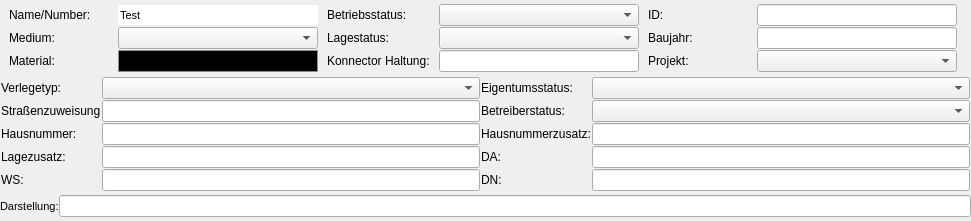
      <widget class="QWidget" name="layoutWidget">
       <property name="geometry">
        <rect>
         <x>0</x>
         <y>0</y>
         <width>971</width>
         <height>221</height>
        </rect>
       </property>
       <layout class="QVBoxLayout" name="verticalLayout">
        <property name="spacing">
         <number>0</number>
        </property>
        <property name="sizeConstraint">
         <enum>QLayout::SizeConstraint::SetDefaultConstraint</enum>
        </property>
        <property name="leftMargin">
         <number>0</number>
        </property>
        <property name="topMargin">
         <number>0</number>
        </property>
        <property name="rightMargin">
         <number>0</number>
        </property>
        <property name="bottomMargin">
         <number>0</number>
        </property>
        <item>
         <layout class="QGridLayout" name="gridLayout">
          <property name="leftMargin">
           <number>1</number>
          </property>
          <property name="topMargin">
           <number>1</number>
          </property>
          <property name="rightMargin">
           <number>1</number>
          </property>
          <property name="bottomMargin">
           <number>1</number>
          </property>
          <property name="spacing">
           <number>1</number>
          </property>
          <item row="1" column="1">
           <widget class="QComboBox" name="id_st_vw_medium"/>
          </item>
          <item row="1" column="0">
           <widget class="QLabel" name="label_4">
            <property name="text">
             <string>Medium:</string>
            </property>
           </widget>
          </item>
          <item row="1" column="5">
           <widget class="QLineEdit" name="baujahr">
            <property name="maximumSize">
             <size>
              <width>200</width>
              <height>16777215</height>
             </size>
            </property>
           </widget>
          </item>
          <item row="2" column="4">
           <widget class="QLabel" name="label_9">
            <property name="text">
             <string>Projekt:</string>
            </property>
           </widget>
          </item>
          <item row="2" column="1">
           <widget class="QComboBox" name="id_st_vw_material">
            <property name="styleSheet">
             <string notr="true">QComboBox {
    background: black;
    color: black;
    border: 1px solid #8f8f8f;
    padding: 2px;
}

QComboBox:hover {
    background: black;
    color: black;
}

QComboBox:focus {
    background: black;
    color: black;
    border: 1px solid #3a7bd5;
}

/* Popup list */
QComboBox QAbstractItemView {
    background: black;
    color: black;
}
</string>
            </property>
           </widget>
          </item>
          <item row="1" column="4">
           <widget class="QLabel" name="label_8">
            <property name="text">
             <string>Baujahr:</string>
            </property>
           </widget>
          </item>
          <item row="0" column="4">
           <widget class="QLabel" name="label_3">
            <property name="minimumSize">
             <size>
              <width>100</width>
              <height>0</height>
             </size>
            </property>
            <property name="maximumSize">
             <size>
              <width>100</width>
              <height>16777215</height>
             </size>
            </property>
            <property name="text">
             <string>ID:</string>
            </property>
           </widget>
          </item>
          <item row="1" column="3">
           <widget class="QComboBox" name="id_st_vw_lagestatus">
            <property name="maximumSize">
             <size>
              <width>200</width>
              <height>16777215</height>
             </size>
            </property>
           </widget>
          </item>
          <item row="2" column="5">
           <widget class="QComboBox" name="id_st_vw_projekt">
            <property name="maximumSize">
             <size>
              <width>200</width>
              <height>16777215</height>
             </size>
            </property>
           </widget>
          </item>
          <item row="0" column="5">
           <widget class="QLineEdit" name="id">
            <property name="minimumSize">
             <size>
              <width>200</width>
              <height>0</height>
             </size>
            </property>
            <property name="maximumSize">
             <size>
              <width>200</width>
              <height>16777215</height>
             </size>
            </property>
            <property name="font">
             <font>
              <pointsize>7</pointsize>
             </font>
            </property>
           </widget>
          </item>
          <item row="0" column="1">
           <widget class="QLineEdit" name="name_number">
            <property name="enabled">
             <bool>true</bool>
            </property>
            <property name="minimumSize">
             <size>
              <width>200</width>
              <height>0</height>
             </size>
            </property>
            <property name="maximumSize">
             <size>
              <width>200</width>
              <height>16777215</height>
             </size>
            </property>
            <property name="font">
             <font>
              <pointsize>8</pointsize>
              <bold>false</bold>
             </font>
            </property>
            <property name="text">
             <string>Test</string>
            </property>
            <property name="frame">
             <bool>false</bool>
            </property>
            <property name="clearButtonEnabled">
             <bool>false</bool>
            </property>
           </widget>
          </item>
          <item row="0" column="2">
           <widget class="QLabel" name="label_2">
            <property name="minimumSize">
             <size>
              <width>100</width>
              <height>0</height>
             </size>
            </property>
            <property name="maximumSize">
             <size>
              <width>100</width>
              <height>16777215</height>
             </size>
            </property>
            <property name="text">
             <string>Betriebsstatus:</string>
            </property>
           </widget>
          </item>
          <item row="0" column="0">
           <widget class="QLabel" name="label">
            <property name="minimumSize">
             <size>
              <width>100</width>
              <height>0</height>
             </size>
            </property>
            <property name="maximumSize">
             <size>
              <width>100</width>
              <height>20</height>
             </size>
            </property>
            <property name="text">
             <string>Name/Number:</string>
            </property>
           </widget>
          </item>
          <item row="0" column="3">
           <widget class="QComboBox" name="id_st_vw_betriebsstatus">
            <property name="minimumSize">
             <size>
              <width>200</width>
              <height>0</height>
             </size>
            </property>
            <property name="maximumSize">
             <size>
              <width>200</width>
              <height>16777215</height>
             </size>
            </property>
           </widget>
          </item>
          <item row="1" column="2">
           <widget class="QLabel" name="label_6">
            <property name="text">
             <string>Lagestatus:</string>
            </property>
           </widget>
          </item>
          <item row="2" column="0">
           <widget class="QLabel" name="label_5">
            <property name="text">
             <string>Material:</string>
            </property>
           </widget>
          </item>
          <item row="2" column="2">
           <widget class="QLabel" name="label_31">
            <property name="text">
             <string>Konnector Haltung:</string>
            </property>
           </widget>
          </item>
          <item row="2" column="3">
           <widget class="QLineEdit" name="id_aw_lin_haltung_connector">
            <property name="maximumSize">
             <size>
              <width>200</width>
              <height>16777215</height>
             </size>
            </property>
           </widget>
          </item>
         </layout>
        </item>
        <item>
         <layout class="QGridLayout" name="gridLayout_4">
          <property name="leftMargin">
           <number>1</number>
          </property>
          <property name="topMargin">
           <number>1</number>
          </property>
          <property name="rightMargin">
           <number>1</number>
          </property>
          <property name="bottomMargin">
           <number>1</number>
          </property>
          <property name="spacing">
           <number>1</number>
          </property>
          <item row="1" column="2">
           <widget class="QLabel" name="label_49">
            <property name="minimumSize">
             <size>
              <width>100</width>
              <height>0</height>
             </size>
            </property>
            <property name="maximumSize">
             <size>
              <width>100</width>
              <height>16777215</height>
             </size>
            </property>
            <property name="text">
             <string>Betreiberstatus:</string>
            </property>
           </widget>
          </item>
          <item row="1" column="4">
           <widget class="QComboBox" name="id_st_vw_betreiber">
            <property name="minimumSize">
             <size>
              <width>300</width>
              <height>0</height>
             </size>
            </property>
           </widget>
          </item>
          <item row="0" column="2">
           <widget class="QLabel" name="label_48">
            <property name="text">
             <string>Eigentumsstatus:</string>
            </property>
           </widget>
          </item>
          <item row="0" column="0">
           <widget class="QLabel" name="label_47">
            <property name="minimumSize">
             <size>
              <width>100</width>
              <height>0</height>
             </size>
            </property>
            <property name="maximumSize">
             <size>
              <width>100</width>
              <height>16777215</height>
             </size>
            </property>
            <property name="text">
             <string>Verlegetyp:</string>
            </property>
           </widget>
          </item>
          <item row="0" column="4">
           <widget class="QComboBox" name="id_st_vw_eigentuemer">
            <property name="minimumSize">
             <size>
              <width>300</width>
              <height>0</height>
             </size>
            </property>
            <property name="maximumSize">
             <size>
              <width>16777215</width>
              <height>16777215</height>
             </size>
            </property>
           </widget>
          </item>
          <item row="0" column="1">
           <widget class="QComboBox" name="id_st_vw_verlegetyp">
            <property name="minimumSize">
             <size>
              <width>300</width>
              <height>0</height>
             </size>
            </property>
           </widget>
          </item>
          <item row="1" column="0">
           <widget class="QLabel" name="label_50">
            <property name="minimumSize">
             <size>
              <width>100</width>
              <height>0</height>
             </size>
            </property>
            <property name="maximumSize">
             <size>
              <width>100</width>
              <height>16777215</height>
             </size>
            </property>
            <property name="text">
             <string>Straßenzuweisung:</string>
            </property>
           </widget>
          </item>
          <item row="1" column="1">
           <widget class="QLineEdit" name="id_st_strasse"/>
          </item>
          <item row="2" column="0">
           <widget class="QLabel" name="label_51">
            <property name="text">
             <string>Hausnummer:</string>
            </property>
           </widget>
          </item>
          <item row="2" column="1">
           <widget class="QLineEdit" name="hausnummer"/>
          </item>
          <item row="2" column="2">
           <widget class="QLabel" name="label_52">
            <property name="text">
             <string>Hausnummerzusatz:</string>
            </property>
           </widget>
          </item>
          <item row="2" column="4">
           <widget class="QLineEdit" name="hausnummerzusatz"/>
          </item>
          <item row="5" column="2">
           <widget class="QLabel" name="label_54">
            <property name="minimumSize">
             <size>
              <width>100</width>
              <height>20</height>
             </size>
            </property>
            <property name="maximumSize">
             <size>
              <width>100</width>
              <height>20</height>
             </size>
            </property>
            <property name="text">
             <string>DN:</string>
            </property>
           </widget>
          </item>
          <item row="5" column="4">
           <widget class="QLineEdit" name="nennweite">
            <property name="minimumSize">
             <size>
              <width>300</width>
              <height>20</height>
             </size>
            </property>
            <property name="maximumSize">
             <size>
              <width>16777215</width>
              <height>16777215</height>
             </size>
            </property>
           </widget>
          </item>
          <item row="5" column="0">
           <widget class="QLabel" name="label_57">
            <property name="minimumSize">
             <size>
              <width>100</width>
              <height>20</height>
             </size>
            </property>
            <property name="maximumSize">
             <size>
              <width>100</width>
              <height>20</height>
             </size>
            </property>
            <property name="text">
             <string>WS:</string>
            </property>
           </widget>
          </item>
          <item row="5" column="1">
           <widget class="QLineEdit" name="wandstaerke">
            <property name="minimumSize">
             <size>
              <width>200</width>
              <height>0</height>
             </size>
            </property>
            <property name="maximumSize">
             <size>
              <width>16777215</width>
              <height>16777215</height>
             </size>
            </property>
           </widget>
          </item>
          <item row="3" column="0">
           <widget class="QLabel" name="label_53">
            <property name="text">
             <string>Lagezusatz:</string>
            </property>
           </widget>
          </item>
          <item row="3" column="1">
           <widget class="QLineEdit" name="lagezusatz">
            <property name="minimumSize">
             <size>
              <width>300</width>
              <height>0</height>
             </size>
            </property>
            <property name="maximumSize">
             <size>
              <width>16777215</width>
              <height>16777215</height>
             </size>
            </property>
           </widget>
          </item>
          <item row="3" column="2">
           <widget class="QLabel" name="label_56">
            <property name="minimumSize">
             <size>
              <width>100</width>
              <height>20</height>
             </size>
            </property>
            <property name="maximumSize">
             <size>
              <width>100</width>
              <height>20</height>
             </size>
            </property>
            <property name="text">
             <string>DA:</string>
            </property>
           </widget>
          </item>
          <item row="3" column="4">
           <widget class="QLineEdit" name="aussendurchmesser">
            <property name="minimumSize">
             <size>
              <width>200</width>
              <height>20</height>
             </size>
            </property>
            <property name="maximumSize">
             <size>
              <width>16777215</width>
              <height>16777215</height>
             </size>
            </property>
           </widget>
          </item>
         </layout>
        </item>
        <item>
         <layout class="QGridLayout" name="gridLayout_6">
          <item row="0" column="0">
           <widget class="QLabel" name="label_10">
            <property name="font">
             <font>
              <pointsize>8</pointsize>
             </font>
            </property>
            <property name="text">
             <string>Darstellung:</string>
            </property>
           </widget>
          </item>
          <item row="0" column="1">
           <widget class="QLineEdit" name="lineEdit">
            <property name="font">
             <font>
              <pointsize>8</pointsize>
             </font>
            </property>
            <property name="frame">
             <bool>true</bool>
            </property>
           </widget>
          </item>
         </layout>
        </item>
       </layout>
      </widget>
